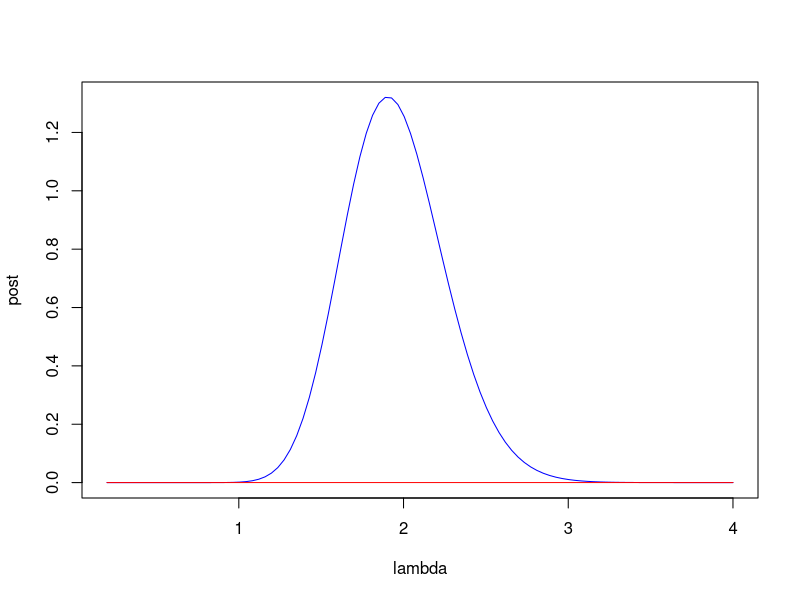
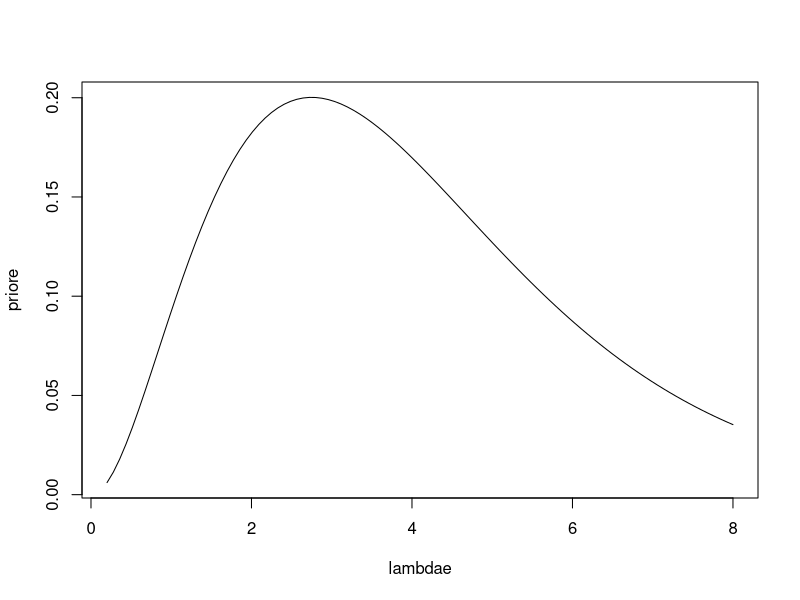
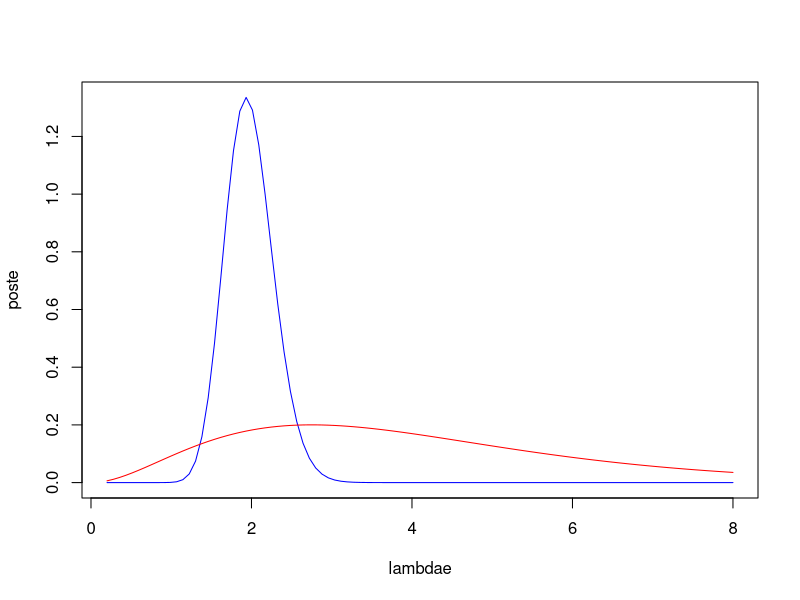

Write the R code that produced these figures, in order.
#### Problem 1

x<-c(12, 2, 6, 2, 19, 5, 34, 4, 1, 4, 8, 7, 1, 21, 6, 11, 8, 28, 6, 4, 5, 1, 18, 9, 5, 1, 21, 1, 1, 5, 3, 14, 5, 3, 4, 5, 1, 3, 16, 2)
xcs <- cumsum(x)
freq15 <- ceiling(xcs/15)
xi <- tabulate(freq15)        # arrivals per 15s chunk
obs <- table(xi)              # number of 15s chunks with 0,1,2,3,4 arrivals


lambda = seq(from=.2, to=4, length=100)
a = 1
b = 9999
as = a+sum(xi)
bs=1/((1/b)+length(xi)) ## n = length(xi)

prior = dgamma(lambda, shape = a, scale = b)
post = dgamma(lambda, shape = as, scale = bs)

plot(lambda,post,col="blue",type="l")
lines(lambda,prior,col="red")

mean = as*bs
sd = sqrt(as*bs*bs)
mode = (as-1)*bs
median = qgamma(.5,shape=as,scale=bs)

int95 = c(qgamma(.025,shape=as,scale=bs),qgamma(.975,shape=as,scale=bs))



#### Problem 2

lambdae = seq(from=.2,to=8,length=100)
ne=.75 #bins
ae=a+(2.75*ne)
be=1/((1/b)+ne)


priore = dgamma(lambdae,shape=ae,scale=be)
plot(lambdae,priore,type="l")

qgamma(.1,shape=ae,scale=be)
qgamma(.9,shape=ae,scale=be)
qgamma(.5,shape=ae,scale=be)
ae*be
ae
be


#### Problem 3

ase = ae+sum(xi)
bse = 1/((1/be)+length(xi))                           ## n = length(xi)
poste = dgamma(lambdae, shape = ase, scale = bse)
plot(lambdae,poste,col="blue",type="l")
lines(lambdae,priore,col="red")

meane = ase*bse
sde = sqrt(ase*bse*bse)
modee = (ase-1)*bse
mediane = qgamma(.5,shape=ase,scale=bse)

int95e = c(qgamma(.025,shape=ase,scale=bse),qgamma(.975,shape=ase,scale=bse))


#### Problem 4

lik = dgamma(lambdae,shape=sum(xi)+1,scale=1/(length(xi)))
